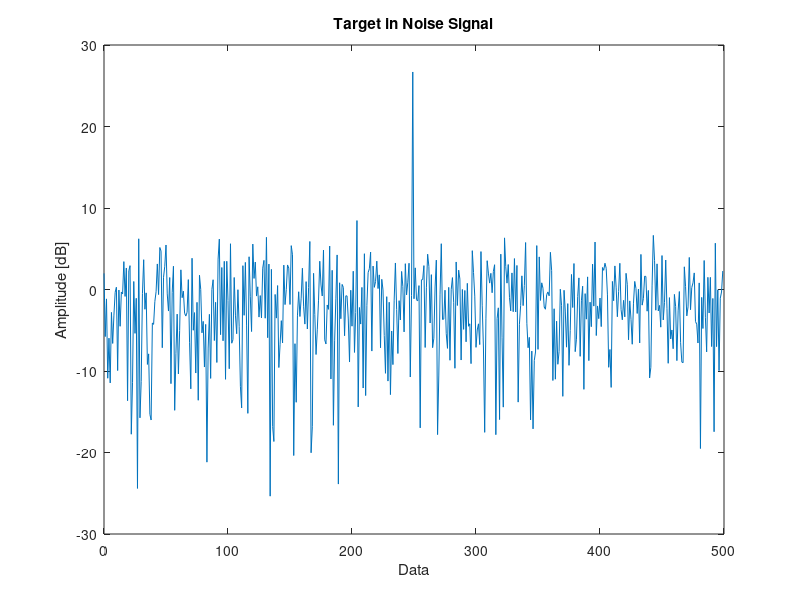

Here is the MATLAB script that generated this plot:
%% File information
% Written by M. Y. Martin (MRTMOG014)
% EEE4022S (2018)
% Target_Gaussian.m: Generate simulated target in Gaussian noise

%% Produce a target in Gaussian noise
% Produce Gaussian noise
D = 500;                                % Data set size
I = randn(1,D);                         % In-phase component
Q = randn(1,D);                         % Quadrature component
GaussianNoise = (I + 1i.*Q)/sqrt(2);	% Produce 1xD matrix of Gaussian noise

% Produce a Gaussian target
SNR_dB = 20;							% SNR in dB
SNR = 10^(SNR_dB/10);					% SNR linear
Target = sqrt(SNR).*(randn(1,1) + 1i.*randn(1,1))/sqrt(2);	% Target data

% Insert target at centre of data
signal = GaussianNoise;
signal(D/2) = (signal(D/2) + Target).^2;

% Plot data (dB)
figure;
n = 0:(D - 1);
plot(n,20*log10(signal));
hold on;
xlabel('Data');
ylabel('Amplitude [dB]');
title('Target in Noise Signal');
SNR_dB = 20;							% SNR in dB
SNR = 10^(SNR_dB/10);                   % SNR linear
Target = sqrt(SNR).*(randn(1,1) + 1i.*randn(1,1))/sqrt(2);	% Target data
